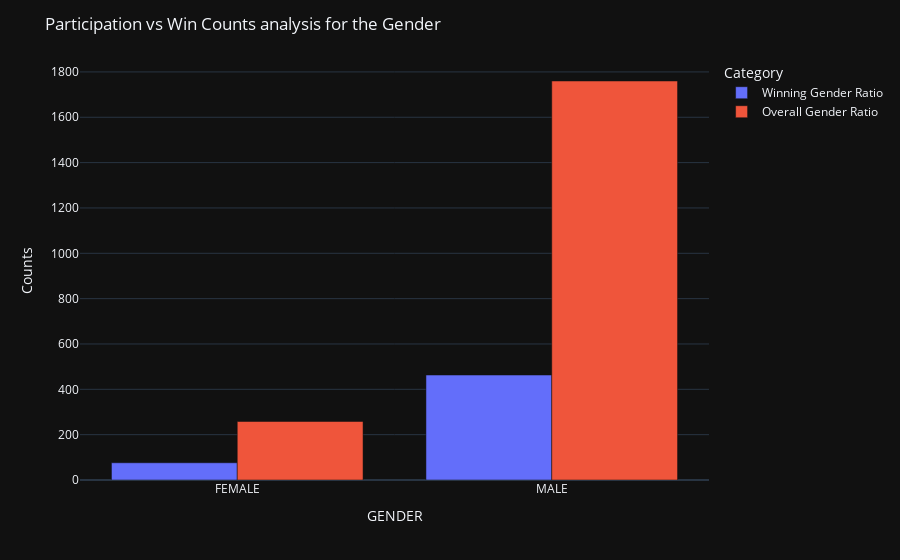

Notebook code for this chart:
### Code cell
vote_gndr=vote[vote['PARTY']!='NOTA']
gndr_overall=vote_gndr.groupby('GENDER').apply(lambda x:x['NAME'].count()).reset_index(name='Counts')
gndr_overall['Category']='Overall Gender Ratio'
winners=vote_gndr[vote_gndr['WINNER']==1]
gndr_winner=winners.groupby('GENDER').apply(lambda x:x['NAME'].count()).reset_index(name='Counts')
gndr_winner['Category']='Winning Gender Ratio'
gndr_overl_win=pd.concat([gndr_winner, gndr_overall])
fig=px.bar(gndr_overl_win, x='GENDER',y='Counts',
            color='Category',barmode='group')
fig.update_layout(title_text='Participation vs Win Counts analysis for the Gender',template='plotly_dark')
fig.show()

### Figure 1 — Plotly figure (JSON) as saved in the notebook; plotly's stock layout.template omitted (floating-point values rounded to 4 significant figures)
{"data": [{"alignmentgroup": "True", "hovertemplate": "Category=Winning Gender Ratio<br>GENDER=%{x}<br>Counts=%{y}<extra></extra>", "legendgroup": "Winning Gender Ratio", "marker": {"color": "#636efa", "pattern": {"shape": ""}}, "name": "Winning Gender Ratio", "offsetgroup": "Winning Gender Ratio", "orientation": "v", "showlegend": true, "textposition": "auto", "type": "bar", "x": ["FEMALE", "MALE"], "xaxis": "x", "y": [76, 463], "yaxis": "y"}, {"alignmentgroup": "True", "hovertemplate": "Category=Overall Gender Ratio<br>GENDER=%{x}<br>Counts=%{y}<extra></extra>", "legendgroup": "Overall Gender Ratio", "marker": {"color": "#EF553B", "pattern": {"shape": ""}}, "name": "Overall Gender Ratio", "offsetgroup": "Overall Gender Ratio", "orientation": "v", "showlegend": true, "textposition": "auto", "type": "bar", "x": ["FEMALE", "MALE"], "xaxis": "x", "y": [258, 1760], "yaxis": "y"}], "layout": {"barmode": "group", "legend": {"title": {"text": "Category"}, "tracegroupgap": 0}, "margin": {"t": 60}, "title": {"text": "Participation vs Win Counts analysis for the Gender"}, "xaxis": {"anchor": "y", "domain": [0, 1], "title": {"text": "GENDER"}}, "yaxis": {"anchor": "x", "domain": [0, 1], "title": {"text": "Counts"}}}}
